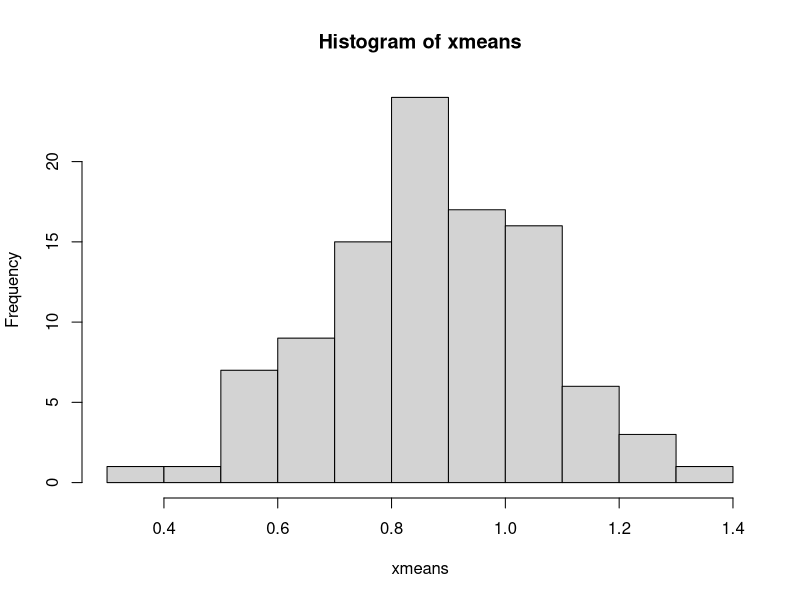
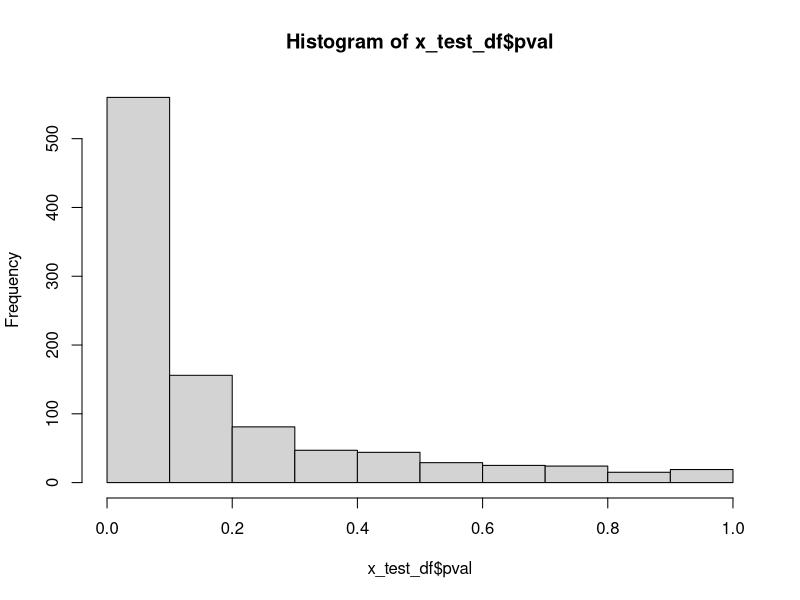

Write R code to recreate these figures, in order.
#################################################################################################### 
# challenge 1
#################################################################################################### 

x<-c(1.214, 1.480, 1.088, 1.444, 0.637, 1.123, 0.136, 1.490, 0.636, -0.294)

set.seed(99) # ensures the same psuedo-random numbers are generated

nx<-10
x<-rnorm(nx,1,1) # random normal data with mean of 1 and sd of 1
x<-round(x,3) # remove decimal places to get exactly the same data as notes
x

# TO DO: make y in the same fashion 
# HINT: do not reset the set.seed from above (otherwise a different starting point)


#################################################################################################### 
# challenge 2
#################################################################################################### 

#1.
mean(x)
var(x)
sqrt(var(x))

#2.
set.seed(737)
round(rnorm(10,1,1),3)
# or try just running the rnorm over and over from the same starting point ...#

#3.
z<-round(rnorm(10,20,1),3)
cbind(x,z)


#################################################################################################### 
# challenge 3
#################################################################################################### 

# generate data (new seed will occur each time the code is run)
x<-round(rnorm(10,1,1),3)
y<-round(rnorm(15,2,1),3)

# put two series of different length into a named list
z<-list(x=x,y=y)
z

# apply a function to each element of the list
lapply(z,function(i){mean(i)})



#################################################################################################### 
# challenge 4
#################################################################################################### 
# using R studio, run the file "spiegelhater_ch7_partners.R"
# compare the charts to "speigelhalter_2019_ch7.pdf" figure 7.3, page 198 
# under the heading "bootstrap means" adjust the nsamp variable and rerun this section to gauge the effect of different sample sizes



#################################################################################################### 
# challenge 5
#################################################################################################### 

# lookup "?sample"
set.seed(99)
x<-round(rnorm(10,1,1),3)

sample(x,length(x),replace=TRUE)

# generate bootstrap samples
nsim<-100
xboot<-lapply(1:nsim,function(i){sample(x,length(x),replace=TRUE)})
length(xboot)
sort(xboot[[55]])
sort(x)

#calculate and plot means
xmeans<-sapply(xboot,function(i){mean(i)})

hist(xmeans)

mean(xmeans)
mean(x)

?quantile




#################################################################################################### 
# challenge 6
#################################################################################################### 

set.seed(99)
x<-round(rnorm(10,1,1),3)

t.test(x)





#################################################################################################### 
# challenge 7
#################################################################################################### 


# generate simulates samples
nsim<-1000
true_mu<-1
xsim<-lapply(1:nsim,function(i){rnorm(15,true_mu,2)})

x_tests<-lapply(xsim,t.test)

# x_tests[[1]]
# names(x_tests[[1]])

# x_tests[[1]]$estimate
# x_tests[[1]]$conf.int
# x_tests[[1]]$p.value

x_test_sum<-sapply(x_tests,function(i){c(i$estimate,i$p.value,i$conf.int)})
rownames(x_test_sum)<-c("mean","pval","ci_lower","ci_upper")

x_test_df<-data.frame(t(x_test_sum))

hist(x_test_df$pval)

in_interval<-x_test_df$ci_lower<true_mu&true_mu<x_test_df$ci_upper
sum(in_interval)

interval_excludes_zero<-x_test_df$ci_lower>0|x_test_df$ci_upper<0
sum(interval_excludes_zero)

View(cbind(x_test_df,true_mu,in_interval,interval_excludes_zero))


#################################################################################################### 
# challenge 8
#################################################################################################### 

# alter the code from challenge 7



#################################################################################################### 
# challenge 9
#################################################################################################### 

# using R studio, run the file "jelly_bean_search.R"
